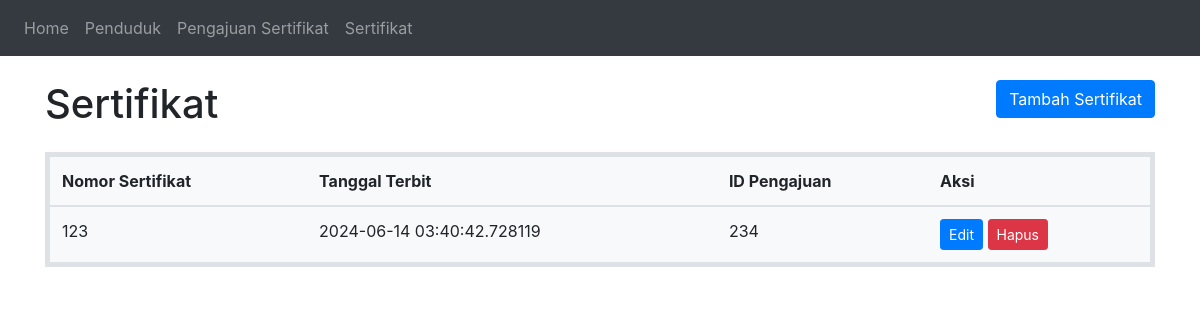
/sertifikat, run on the app's committed database.
### app.py (models this page shows, shortened)
class Sertifikat(Base):
    __tablename__ = 'sertifikat'
    id_sertifikat = Column(Integer, primary_key=True, nullable=False)
    nomor_sertifikat = Column(String(100), nullable=False)
    tanggal_terbit = Column(DateTime, nullable=False, default=datetime.datetime.utcnow)
    pengajuan_sertifikat_id = Column(Integer, ForeignKey('pengajuan_sertifikat.id_pengajuan'), nullable=False)

### app.py (the view, shortened to what this page needs)
@app.route('/sertifikat', methods=['GET', 'POST'])
def handle_sertifikat():
    with Session(engine) as session:
        if request.method == 'GET':
            sertifikat = session.query(Sertifikat).all()
            return render_template('sertifikat.html', sertifikat=sertifikat)

### templates/sertifikat.html (shortened to what this page needs)
<!DOCTYPE html>
<html lang="en">
<head>
    <link rel="stylesheet" href="https://maxcdn.bootstrapcdn.com/bootstrap/4.5.2/css/bootstrap.min.css">
</head>
<body>
    <nav class="navbar navbar-expand-sm bg-dark navbar-dark">
        <ul class="navbar-nav">
            <li class="nav-item">
                <a class="nav-link" href="/">Home</a>
            </li>
            <li class="nav-item">
                <a class="nav-link" href="/penduduk">Penduduk</a>
            </li>
            <li class="nav-item">
                <a class="nav-link" href="/pengajuan_sertifikat">Pengajuan Sertifikat</a>
            </li>
            <li class="nav-item">
                <a class="nav-link" href="/sertifikat">Sertifikat</a>
            </li>
        </ul>
    </nav>
    <div class="container mt-4">
        <div class="row mb-3">
            <div class="col-sm-6">
                <h1>Sertifikat</h1>
            </div>
            <div class="col-sm-6 text-right">
                <button class="btn btn-primary" data-toggle="modal" data-target="#sertifikatModal">Tambah Sertifikat</button>
            </div>
        </div>
        <table class="table data-table">
            <thead>
                <tr>
                    <th>Nomor Sertifikat</th>
                    <th>Tanggal Terbit</th>
                    <th>ID Pengajuan</th>
                    <th>Aksi</th>
                </tr>
            </thead>
            <tbody>
                {% for s in sertifikat %}
                <tr>
                    <td>{{ s.nomor_sertifikat }}</td>
                    <td>{{ s.tanggal_terbit }}</td>
                    <td>{{ s.pengajuan_sertifikat_id }}</td>
                    <td>
                        <button class="btn btn-primary btn-sm editSertifikat" data-id="{{ s.id_sertifikat }}">Edit</button>
                        <button class="btn btn-danger btn-sm deleteSertifikat" data-id="{{ s.id_sertifikat }}">Hapus</button>
                    </td>
                </tr>
                {% endfor %}
            </tbody>
        </table>
    </div>
</body>
</html>

### templates/sertifikat.html (style rules this page uses)
.data-table { border: 5px solid #dee2e6; border-radius: 5px; background-color: #f8f9fa; margin-bottom: 20px; }

### data on the page
Sertifikat: nomor_sertifikat "123", tanggal_terbit "2024-06-14 03:40:42.728119", pengajuan_sertifikat_id "234"
